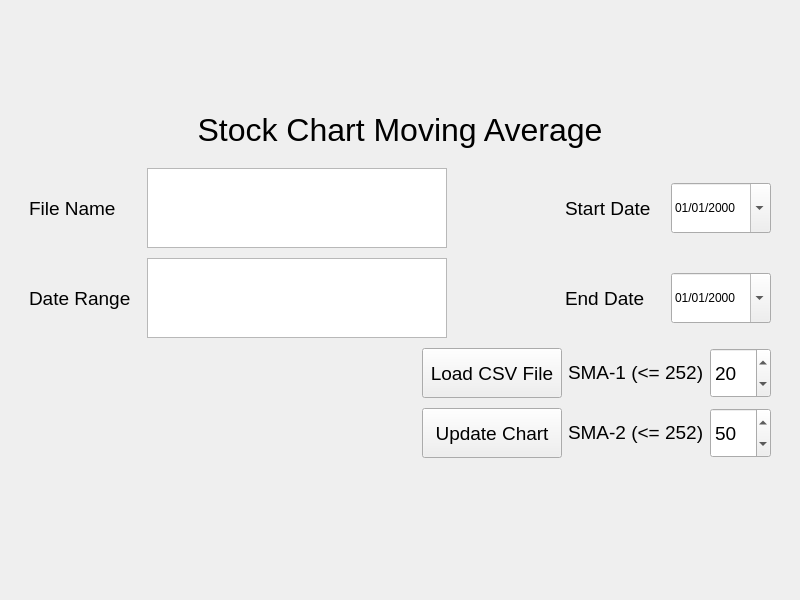
<?xml version="1.0" encoding="UTF-8"?>
<ui version="4.0">
 <class>MainWindow</class>
 <widget class="QMainWindow" name="MainWindow">
  <property name="geometry">
   <rect>
    <x>0</x>
    <y>0</y>
    <width>800</width>
    <height>600</height>
   </rect>
  </property>
  <property name="sizePolicy">
   <sizepolicy hsizetype="MinimumExpanding" vsizetype="MinimumExpanding">
    <horstretch>0</horstretch>
    <verstretch>0</verstretch>
   </sizepolicy>
  </property>
  <property name="windowTitle">
   <string>MainWindow</string>
  </property>
  <widget class="QWidget" name="centralwidget">
   <property name="sizePolicy">
    <sizepolicy hsizetype="MinimumExpanding" vsizetype="MinimumExpanding">
     <horstretch>0</horstretch>
     <verstretch>0</verstretch>
    </sizepolicy>
   </property>
   <property name="minimumSize">
    <size>
     <width>800</width>
     <height>600</height>
    </size>
   </property>
   <layout class="QGridLayout" name="gridLayout">
    <item row="0" column="2">
     <layout class="QHBoxLayout" name="horizontalLayout">
      <item>
       <layout class="QVBoxLayout" name="mainVerticalLayout">
        <item>
         <widget class="QLabel" name="title">
          <property name="sizePolicy">
           <sizepolicy hsizetype="MinimumExpanding" vsizetype="MinimumExpanding">
            <horstretch>0</horstretch>
            <verstretch>0</verstretch>
           </sizepolicy>
          </property>
          <property name="maximumSize">
           <size>
            <width>16777215</width>
            <height>60</height>
           </size>
          </property>
          <property name="font">
           <font>
            <family>Lucida Grande</family>
            <pointsize>24</pointsize>
           </font>
          </property>
          <property name="text">
           <string>Stock Chart Moving Average</string>
          </property>
          <property name="alignment">
           <set>Qt::AlignCenter</set>
          </property>
         </widget>
        </item>
        <item>
         <layout class="QHBoxLayout" name="horizontalLayout_1">
          <property name="leftMargin">
           <number>20</number>
          </property>
          <property name="topMargin">
           <number>2</number>
          </property>
          <property name="rightMargin">
           <number>20</number>
          </property>
          <property name="bottomMargin">
           <number>2</number>
          </property>
          <item>
           <widget class="QLabel" name="fileNameLabel">
            <property name="sizePolicy">
             <sizepolicy hsizetype="MinimumExpanding" vsizetype="MinimumExpanding">
              <horstretch>0</horstretch>
              <verstretch>0</verstretch>
             </sizepolicy>
            </property>
            <property name="minimumSize">
             <size>
              <width>0</width>
              <height>0</height>
             </size>
            </property>
            <property name="maximumSize">
             <size>
              <width>200</width>
              <height>50</height>
             </size>
            </property>
            <property name="font">
             <font>
              <family>Lucida Grande</family>
              <pointsize>14</pointsize>
             </font>
            </property>
            <property name="text">
             <string>File Name</string>
            </property>
           </widget>
          </item>
          <item>
           <widget class="QTextBrowser" name="fileNameDisplay">
            <property name="sizePolicy">
             <sizepolicy hsizetype="MinimumExpanding" vsizetype="MinimumExpanding">
              <horstretch>0</horstretch>
              <verstretch>1</verstretch>
             </sizepolicy>
            </property>
            <property name="minimumSize">
             <size>
              <width>300</width>
              <height>50</height>
             </size>
            </property>
            <property name="maximumSize">
             <size>
              <width>600</width>
              <height>80</height>
             </size>
            </property>
            <property name="font">
             <font>
              <pointsize>13</pointsize>
             </font>
            </property>
           </widget>
          </item>
          <item>
           <spacer name="horizontalSpacer_3">
            <property name="orientation">
             <enum>Qt::Horizontal</enum>
            </property>
            <property name="sizeHint" stdset="0">
             <size>
              <width>50</width>
              <height>20</height>
             </size>
            </property>
           </spacer>
          </item>
          <item>
           <widget class="QLabel" name="startDateLabel">
            <property name="sizePolicy">
             <sizepolicy hsizetype="MinimumExpanding" vsizetype="MinimumExpanding">
              <horstretch>0</horstretch>
              <verstretch>0</verstretch>
             </sizepolicy>
            </property>
            <property name="minimumSize">
             <size>
              <width>0</width>
              <height>0</height>
             </size>
            </property>
            <property name="maximumSize">
             <size>
              <width>100</width>
              <height>50</height>
             </size>
            </property>
            <property name="font">
             <font>
              <family>Lucida Grande</family>
              <pointsize>14</pointsize>
             </font>
            </property>
            <property name="layoutDirection">
             <enum>Qt::LeftToRight</enum>
            </property>
            <property name="text">
             <string>Start Date</string>
            </property>
           </widget>
          </item>
          <item>
           <widget class="QDateEdit" name="startDateEdit">
            <property name="sizePolicy">
             <sizepolicy hsizetype="MinimumExpanding" vsizetype="MinimumExpanding">
              <horstretch>0</horstretch>
              <verstretch>0</verstretch>
             </sizepolicy>
            </property>
            <property name="maximumSize">
             <size>
              <width>100</width>
              <height>50</height>
             </size>
            </property>
            <property name="layoutDirection">
             <enum>Qt::LeftToRight</enum>
            </property>
            <property name="displayFormat">
             <string>dd/MM/yyyy</string>
            </property>
            <property name="calendarPopup">
             <bool>true</bool>
            </property>
           </widget>
          </item>
         </layout>
        </item>
        <item>
         <layout class="QHBoxLayout" name="horizontalLayout_2">
          <property name="leftMargin">
           <number>20</number>
          </property>
          <property name="topMargin">
           <number>2</number>
          </property>
          <property name="rightMargin">
           <number>20</number>
          </property>
          <property name="bottomMargin">
           <number>2</number>
          </property>
          <item>
           <widget class="QLabel" name="dateDisplayLabel">
            <property name="sizePolicy">
             <sizepolicy hsizetype="MinimumExpanding" vsizetype="MinimumExpanding">
              <horstretch>0</horstretch>
              <verstretch>0</verstretch>
             </sizepolicy>
            </property>
            <property name="maximumSize">
             <size>
              <width>200</width>
              <height>50</height>
             </size>
            </property>
            <property name="font">
             <font>
              <family>Lucida Grande</family>
              <pointsize>14</pointsize>
             </font>
            </property>
            <property name="text">
             <string>Date Range</string>
            </property>
           </widget>
          </item>
          <item>
           <widget class="QTextBrowser" name="dateRangeDisplay">
            <property name="sizePolicy">
             <sizepolicy hsizetype="MinimumExpanding" vsizetype="MinimumExpanding">
              <horstretch>0</horstretch>
              <verstretch>0</verstretch>
             </sizepolicy>
            </property>
            <property name="minimumSize">
             <size>
              <width>300</width>
              <height>50</height>
             </size>
            </property>
            <property name="maximumSize">
             <size>
              <width>600</width>
              <height>80</height>
             </size>
            </property>
           </widget>
          </item>
          <item>
           <spacer name="horizontalSpacer_4">
            <property name="orientation">
             <enum>Qt::Horizontal</enum>
            </property>
            <property name="sizeHint" stdset="0">
             <size>
              <width>40</width>
              <height>20</height>
             </size>
            </property>
           </spacer>
          </item>
          <item>
           <widget class="QLabel" name="endDateLabel">
            <property name="sizePolicy">
             <sizepolicy hsizetype="MinimumExpanding" vsizetype="MinimumExpanding">
              <horstretch>0</horstretch>
              <verstretch>0</verstretch>
             </sizepolicy>
            </property>
            <property name="maximumSize">
             <size>
              <width>100</width>
              <height>50</height>
             </size>
            </property>
            <property name="font">
             <font>
              <family>Lucida Grande</family>
              <pointsize>14</pointsize>
             </font>
            </property>
            <property name="text">
             <string>End Date </string>
            </property>
           </widget>
          </item>
          <item>
           <widget class="QDateEdit" name="endDateEdit">
            <property name="sizePolicy">
             <sizepolicy hsizetype="MinimumExpanding" vsizetype="MinimumExpanding">
              <horstretch>0</horstretch>
              <verstretch>0</verstretch>
             </sizepolicy>
            </property>
            <property name="maximumSize">
             <size>
              <width>100</width>
              <height>50</height>
             </size>
            </property>
            <property name="displayFormat">
             <string>dd/MM/yyyy</string>
            </property>
            <property name="calendarPopup">
             <bool>true</bool>
            </property>
            <property name="currentSectionIndex">
             <number>0</number>
            </property>
           </widget>
          </item>
         </layout>
        </item>
        <item>
         <layout class="QVBoxLayout" name="verticalLayout_1">
          <property name="leftMargin">
           <number>0</number>
          </property>
          <property name="rightMargin">
           <number>0</number>
          </property>
          <item>
           <layout class="QHBoxLayout" name="horizontalLayout_3">
            <property name="leftMargin">
             <number>20</number>
            </property>
            <property name="topMargin">
             <number>2</number>
            </property>
            <property name="rightMargin">
             <number>20</number>
            </property>
            <property name="bottomMargin">
             <number>2</number>
            </property>
            <item>
             <spacer name="horizontalSpacer">
              <property name="orientation">
               <enum>Qt::Horizontal</enum>
              </property>
              <property name="sizeHint" stdset="0">
               <size>
                <width>40</width>
                <height>20</height>
               </size>
              </property>
             </spacer>
            </item>
            <item>
             <widget class="QPushButton" name="loadCSVBtn">
              <property name="sizePolicy">
               <sizepolicy hsizetype="MinimumExpanding" vsizetype="MinimumExpanding">
                <horstretch>0</horstretch>
                <verstretch>0</verstretch>
               </sizepolicy>
              </property>
              <property name="maximumSize">
               <size>
                <width>140</width>
                <height>50</height>
               </size>
              </property>
              <property name="font">
               <font>
                <family>Lucida Grande</family>
                <pointsize>14</pointsize>
               </font>
              </property>
              <property name="text">
               <string>Load CSV File</string>
              </property>
             </widget>
            </item>
            <item>
             <widget class="QLabel" name="label">
              <property name="maximumSize">
               <size>
                <width>200</width>
                <height>50</height>
               </size>
              </property>
              <property name="font">
               <font>
                <family>Lucida Grande</family>
                <pointsize>14</pointsize>
               </font>
              </property>
              <property name="text">
               <string>SMA-1 (&lt;= 252)</string>
              </property>
             </widget>
            </item>
            <item>
             <widget class="QSpinBox" name="smaOneEdit">
              <property name="maximumSize">
               <size>
                <width>100</width>
                <height>50</height>
               </size>
              </property>
              <property name="font">
               <font>
                <family>Lucida Grande</family>
                <pointsize>14</pointsize>
               </font>
              </property>
              <property name="minimum">
               <number>2</number>
              </property>
              <property name="maximum">
               <number>252</number>
              </property>
              <property name="value">
               <number>20</number>
              </property>
             </widget>
            </item>
           </layout>
          </item>
          <item>
           <layout class="QHBoxLayout" name="horizontalLayout_4">
            <property name="leftMargin">
             <number>20</number>
            </property>
            <property name="topMargin">
             <number>2</number>
            </property>
            <property name="rightMargin">
             <number>20</number>
            </property>
            <property name="bottomMargin">
             <number>2</number>
            </property>
            <item>
             <spacer name="horizontalSpacer_2">
              <property name="orientation">
               <enum>Qt::Horizontal</enum>
              </property>
              <property name="sizeHint" stdset="0">
               <size>
                <width>40</width>
                <height>20</height>
               </size>
              </property>
             </spacer>
            </item>
            <item>
             <widget class="QPushButton" name="updateChartBtn">
              <property name="sizePolicy">
               <sizepolicy hsizetype="MinimumExpanding" vsizetype="MinimumExpanding">
                <horstretch>0</horstretch>
                <verstretch>0</verstretch>
               </sizepolicy>
              </property>
              <property name="maximumSize">
               <size>
                <width>140</width>
                <height>50</height>
               </size>
              </property>
              <property name="font">
               <font>
                <family>Lucida Grande</family>
                <pointsize>14</pointsize>
               </font>
              </property>
              <property name="text">
               <string>Update Chart</string>
              </property>
             </widget>
            </item>
            <item>
             <widget class="QLabel" name="label_2">
              <property name="minimumSize">
               <size>
                <width>0</width>
                <height>0</height>
               </size>
              </property>
              <property name="maximumSize">
               <size>
                <width>200</width>
                <height>50</height>
               </size>
              </property>
              <property name="font">
               <font>
                <family>Lucida Grande</family>
                <pointsize>14</pointsize>
               </font>
              </property>
              <property name="text">
               <string>SMA-2 (&lt;= 252)</string>
              </property>
             </widget>
            </item>
            <item>
             <widget class="QSpinBox" name="smaTwoEdit">
              <property name="maximumSize">
               <size>
                <width>100</width>
                <height>50</height>
               </size>
              </property>
              <property name="font">
               <font>
                <family>Lucida Grande</family>
                <pointsize>14</pointsize>
               </font>
              </property>
              <property name="minimum">
               <number>2</number>
              </property>
              <property name="maximum">
               <number>252</number>
              </property>
              <property name="value">
               <number>50</number>
              </property>
             </widget>
            </item>
           </layout>
          </item>
          <item>
           <layout class="QVBoxLayout" name="chartVerticalLayout">
            <property name="leftMargin">
             <number>20</number>
            </property>
            <property name="topMargin">
             <number>20</number>
            </property>
            <property name="rightMargin">
             <number>20</number>
            </property>
            <property name="bottomMargin">
             <number>20</number>
            </property>
           </layout>
          </item>
         </layout>
        </item>
       </layout>
      </item>
     </layout>
    </item>
   </layout>
  </widget>
 </widget>
 <resources/>
 <connections/>
</ui>
